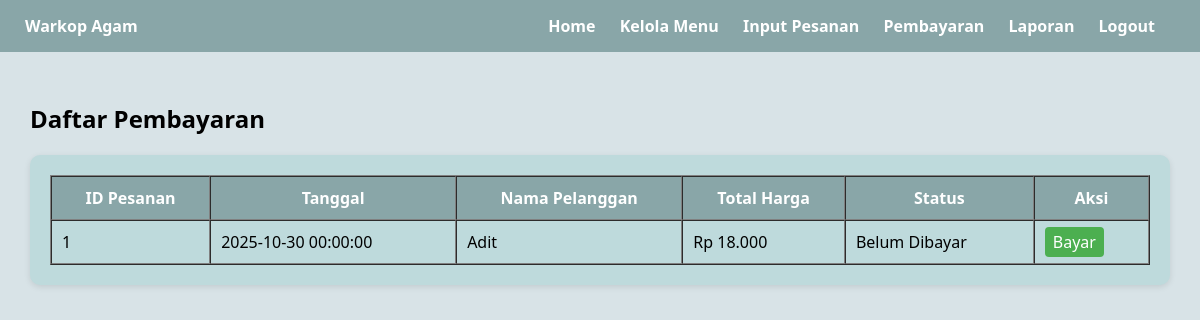
Screenshot of /pembayaran/index.php (signed in) with the database file from the repository.
### tables this page shows
CREATE TABLE `pesanan` (
  `id_pesanan` int(11) NOT NULL,
  `tanggal_pesanan` datetime NOT NULL,
  `nama_pelanggan` varchar(100) NOT NULL,
  `total_harga` decimal(10,2) NOT NULL,
  `status_pesanan` enum('Belum Dibayar','Sudah Dibayar') NOT NULL
);

### pembayaran/index.php (the view, shortened to what this page needs)
<?php
require '../includes/config.php';
include '../includes/header.php';
?>
<h2>Daftar Pembayaran</h2>
<div class="card">
  <table border="1" cellpadding="10" cellspacing="0" width="100%">
    <tr style="background-color:#89A6A8;color:white;">
      <th>ID Pesanan</th>
      <th>Tanggal</th>
      <th>Nama Pelanggan</th>
      <th>Total Harga</th>
      <th>Status</th>
      <th>Aksi</th>
    </tr>
    <?php
    $result = $mysqli->query("SELECT * FROM pesanan WHERE status_pesanan='Belum Dibayar' ORDER BY id_pesanan DESC");
    if ($result && $result->num_rows > 0) {
      while ($row = $result->fetch_assoc()) {
        $total = "Rp " . number_format($row['total_harga'], 0, ',', '.');
        echo "<tr>
                <td>{$row['id_pesanan']}</td>
                <td>{$row['tanggal_pesanan']}</td>
                <td>{$row['nama_pelanggan']}</td>
                <td>{$total}</td>
                <td>{$row['status_pesanan']}</td>
                <td>
                    <a href='pembayaran.php?id={$row['id_pesanan']}'
                       style='background-color:#4CAF50;color:white;padding:4px 8px;border-radius:4px;text-decoration:none;'>
                       Bayar
                    </a>
                </td>
              </tr>";
      }
    } else {
      echo "<tr><td colspan='6' align='center'>Tidak ada pesanan yang belum dibayar.</td></tr>";
    }
    ?>
  </table>
</div>
</main>
</body>
</html>

### includes/header.php (style rules this page uses)
body { font-family: 'Segoe UI', sans-serif; background-color: #D8E3E7; margin: 0; padding: 0; }
.card { background-color: #BEDADC; padding: 20px; border-radius: 10px; margin-bottom: 20px; box-shadow: 0 2px 6px rgba(0,0,0,0.1); }

### rows the page displays
pesanan: id_pesanan "1", tanggal_pesanan "2025-10-30 00:00:00", nama_pelanggan "Adit", total_harga "Rp 18.000", status_pesanan "Belum Dibayar"
